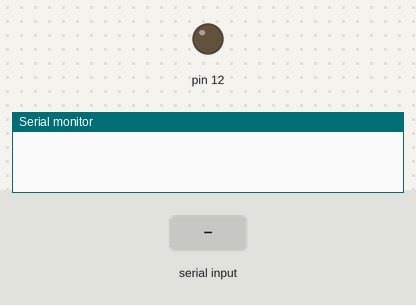
This sketch was run on a simulated Arduino Uno, built with avr-gcc and run on an emulated ATmega328P. Parts: output pins drawn as LEDs (lit = HIGH), the last lines printed to the serial monitor. The test bench sets the inputs (shaded band).

Above: at 1.2 s.
1.3 s: "On\n" received over Serial
At 2.4 s:
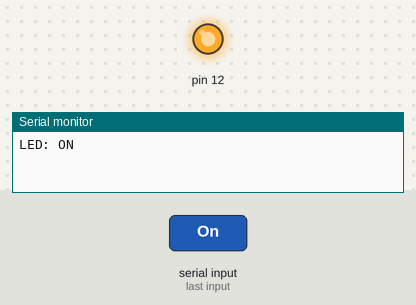
2.8 s: "Off\n" received over Serial
At 3.6 s:
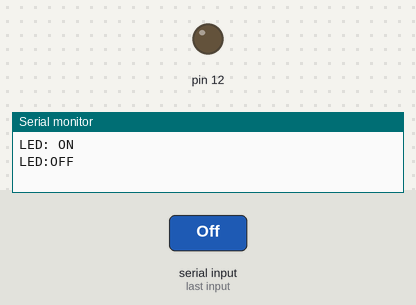
Timing chart, 0 to 5.8 s (numbered marks = the images above; inputs shaded):
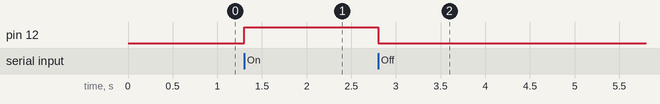

Measured:
- after the input at 1.3 s, pin 12: LOW → HIGH at once
- after the input at 2.8 s, pin 12: HIGH → LOW at once

The sketch:

bluetooth_HC-05.ino
```cpp
#include<SoftwareSerial.h>


void setup() {
  Serial.begin(9600);
  pinMode(12, OUTPUT);
}

void loop() {
  if (Serial.available() > 0) {
    String value = Serial.readStringUntil('\n');

    if (value == "On") {
      digitalWrite(12, HIGH);
      Serial.println("LED: ON");


    }
    else if (value == "Off") {
      digitalWrite(12, LOW);
      Serial.println("LED:OFF");

    }
  }

}
```
